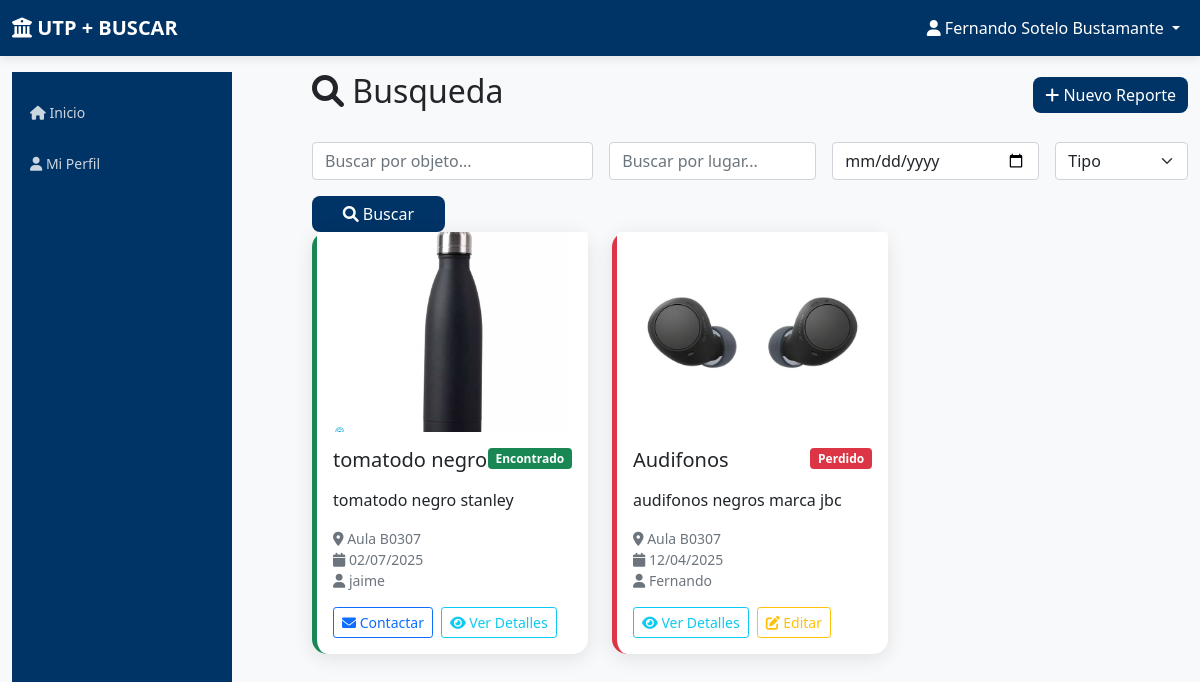
/dashboard (signed in), run on the app's committed database.
### app.py (models this page shows)
class Report(db.Model):
    id = db.Column(db.Integer, primary_key=True)
    type = db.Column(db.String(20), nullable=False)  # 'lost' or 'found'
    object_name = db.Column(db.String(100), nullable=False)
    description = db.Column(db.Text, nullable=False)
    location = db.Column(db.String(100), nullable=False)
    date_occurred = db.Column(db.Date, nullable=False)
    reporter_name = db.Column(db.String(100), nullable=False)
    contact_info = db.Column(db.String(150), nullable=False)
    image_filename = db.Column(db.String(100))
    status = db.Column(db.String(20), default='active')  # 'active', 'resolved', 'deleted'
    user_id = db.Column(db.Integer, db.ForeignKey('user.id'), nullable=False)
    created_at = db.Column(db.DateTime, default=datetime.utcnow)

### app.py (the view)
@app.route('/dashboard', methods=['GET', 'POST'])
def dashboard():
    if 'user_id' not in session:
        return redirect(url_for('login'))
    if request.method == 'POST':
        pass  # o algún return redirect(url_for(...))
    search_object = request.args.get('object', '')
    search_location = request.args.get('location', '')
    search_date = request.args.get('date', '')
    search_type = request.args.get('type', '')
    search_status = request.args.get('status', '')  # NUEVO: filtro de status
    query = Report.query
    if search_object:
        query = query.filter(Report.object_name.contains(search_object))
    if search_location:
        query = query.filter(Report.location.contains(search_location))
    if search_date:
        query = query.filter(Report.date_occurred == search_date)
    if search_type:
        query = query.filter(Report.type == search_type)
    if search_status:  # Solo filtrar por status si se especifica
        query = query.filter(Report.status == search_status)
    reports = query.order_by(Report.created_at.desc()).all()
    return render_template('dashboard.html', reports=reports)

### templates/dashboard.html (shortened to what this page needs)
{% extends "base.html" %}
{% block content %}
<div class="row">
    <div class="col-md-3">
        <div class="sidebar">
            <div class="nav flex-column">
                <a class="nav-link" href="{{ url_for('dashboard') }}">
                    <i class="fas fa-home"></i> Inicio
                </a>
                <a class="nav-link" href="{{ url_for('profile') }}">
                    <i class="fas fa-user"></i> Mi Perfil
                </a>
            </div>
        </div>
    </div>
    <div class="col-md-9">
        <div class="d-flex justify-content-between align-items-center mb-4">
            <h2><i class="fas fa-search"></i> Busqueda </h2>
            <button type="button" class="btn btn-primary" data-bs-toggle="modal" data-bs-target="#newReportModal">
                <i class="fas fa-plus"></i> Nuevo Reporte
            </button>
        </div>
        <div class="search-bar">
            <form method="GET" class="row g-3">
                <div class="col-md-4">
                    <input type="text" class="form-control" name="object" placeholder="Buscar por objeto..." value="{{ request.args.get('object', '') }}">
                </div>
                <div class="col-md-3">
                    <input type="text" class="form-control" name="location" placeholder="Buscar por lugar..." value="{{ request.args.get('location', '') }}">
                </div>
                <div class="col-md-3">
                    <input type="date" class="form-control" name="date" value="{{ request.args.get('date', '') }}">
                </div>
                <div class="col-md-2">
                    <select class="form-select" name="type">
                        <option value="">Tipo</option>
                    </select>
                </div>
                <div class="col-md-2">
                    <button class="btn btn-primary w-100" type="submit">
                        <i class="fas fa-search"></i> Buscar
                    </button>
                </div>
            </form>
        </div>
        <div class="row">
            {% for report in reports %}
<div class="col-md-6 col-lg-4 mb-4">
    <div class="card report-card
        {% if report.status == 'claimed' %}
            border-start border-5 border-success
        {% elif report.status == 'waiting' or report.type == 'found' %}
            border-start border-5 border-warning
        {% else %}
            border-start border-5 border-danger
        {% endif %}
    ">
        {% if report.image_filename %}
            <img src="{{ url_for('static', filename='uploads/' + report.image_filename) }}" class="card-img-top" style="height: 200px; object-fit: cover;">
        {% endif %}
        <div class="card-body">
            <div class="d-flex justify-content-between align-items-start mb-2">
                <h5 class="card-title">{{ report.object_name }}</h5>
<span class="badge
    {% if report.status == 'claimed' %}
        bg-success
    {% elif report.status == 'waiting' or report.type == 'found' %}
        bg-warning
    {% else %}
        bg-danger
    {% endif %}
">
    {% if report.status == 'claimed' %}
        Encontrado
    {% elif report.status == 'waiting' or report.type == 'found' %}
        Encontrado (En Espera)
    {% else %}
        Perdido
    {% endif %}
</span>
            </div>
            <p class="card-text">{{ report.description[:100] }}{% if report.description|length > 100 %}...{% endif %}</p>
            <div class="text-muted small mb-3">
                <i class="fas fa-map-marker-alt"></i> {{ report.location }}<br>
                <i class="fas fa-calendar"></i> {{ report.date_occurred.strftime('%d/%m/%Y') }}<br>
                <i class="fas fa-user"></i> {{ report.reporter_name }}
            </div>
            <div class="d-flex gap-2">
                {% if report.user_id != session['user_id'] %}
                    <a href="mailto:{{ report.contact_info }}" class="btn btn-sm btn-outline-primary">
                        <i class="fas fa-envelope"></i> Contactar
                    </a>
                {% endif %}
                <button class="btn btn-sm btn-outline-info"
                        data-bs-toggle="modal"
                        data-bs-target="#reportDetailModal"
                        onclick="showReportDetail(
                            '{{ report.object_name|escape }}',
                            '{{ report.description|escape }}',
                            '{{ report.location|escape }}',
                            '{{ report.date_occurred.strftime('%d/%m/%Y') }}',
                            '{{ report.reporter_name|escape }}',
                            '{{ report.contact_info|escape }}',
                            '{{ url_for('static', filename='uploads/' + report.image_filename) if report.image_filename else '' }}'
                        )">
                    <i class="fas fa-eye"></i> Ver Detalles
                </button>
                {% if report.user_id == session['user_id'] %}
                <a href="#"
                   class="btn btn-sm btn-outline-warning"
                   data-bs-toggle="modal"
                   data-bs-target="#editReportModal"
                   onclick="setReportData(
                       '{{ report.id }}',
                       '{{ report.status }}',
                       `{{ report.description | escape }}`,
                       `{{ report.location | escape }}`
                    )">
                     <i class="fas fa-edit"></i> Editar
                </a>
                {% endif %}
            </div>
        </div>
    </div>
</div>
            {% endfor %}
        </div>
    </div>
</div>
{% endblock %}

### templates/base.html (style rules this page uses)
:root { --utp-primary: #003366; --utp-secondary: #003366; --utp-accent: #ff6600; --utp-light: #f8f9fa; --utp-dark: #212529; }
body { font-family: 'Segoe UI', Tahoma, Geneva, Verdana, sans-serif; background-color: var(--utp-light); }
.btn-primary { background: linear-gradient(135deg, var(--utp-secondary), var(--utp-primary)); border: none; border-radius: 8px; transition: all 0.3s ease; }
.card { border: none; border-radius: 15px; box-shadow: 0 4px 20px rgba(0,0,0,0.1); transition: all 0.3s ease; }
.sidebar { background: linear-gradient(135deg, var(--utp-primary), var(--utp-secondary)); min-height: 100vh; height: auto; padding: 15px 0; width: 220px; }
.row { display: flex; align-items: stretch; }
@media (min-width: 768px) { .sidebar { position: sticky; top: 0; height: 100vh; overflow-y: auto; } }
.sidebar .nav-link { color: rgba(255,255,255,0.8); padding: 10px 18px; margin: 5px 0; border-radius: 0 25px 25px 0; transition: all 0.3s ease; font-size: 14px; }
.card-img-top { max-height: 300px; object-fit: cover; }

### data on the page
Report: image_filename (picture), object_name "tomatodo negro", status "Encontrado", description "tomatodo negro stanley", location "Aula B0307", date_occurred "02/07/2025", reporter_name "jaime"
Report: image_filename (picture), object_name "Audifonos", status "Perdido", description "audifonos negros marca jbc", location "Aula B0307", date_occurred "12/04/2025", reporter_name "Fernando"

### other printed values
{{ session.full_name }} "Fernando Sotelo Bustamante"
